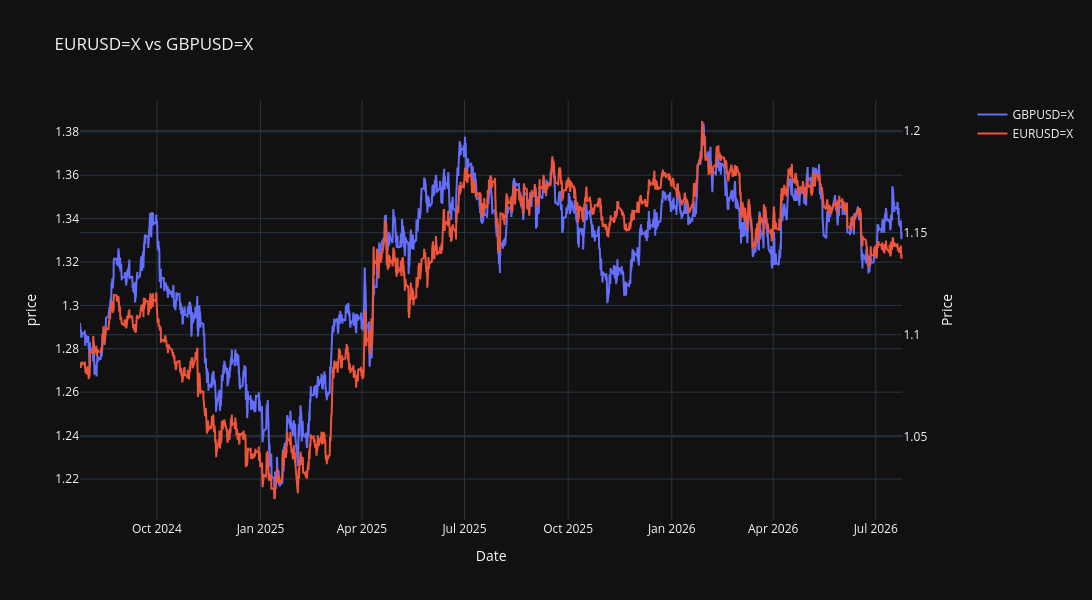

Write notebook code for a chart like this one.
### Markdown cell above
## Plot of both tickers

### Code cell
# Create figure with secondary y-axis
fig = make_subplots(specs=[[{"secondary_y": True}]])

# Left y-axis
fig.add_trace(
    go.Scatter(
        x=df.index,
        y=df[ES_TICKER],
        mode="lines",
        name=ES_TICKER
    ),
    secondary_y=False
)

# Right y-axis
fig.add_trace(
    go.Scatter(
        x=df.index,
        y=df[NQ_TICKER],
        mode="lines",
        name=NQ_TICKER
    ),
    secondary_y=True
)

# Axis titles
fig.update_xaxes(title_text="Time")
fig.update_yaxes(title_text="Price", secondary_y=False)
fig.update_yaxes(title_text="Price", secondary_y=True)

fig.update_layout(
    title=f"{NQ_TICKER} vs {ES_TICKER}",
    xaxis_title="Date",
    yaxis_title="price",
    template="plotly_dark",
    height=600,
    width=1500
)

fig.show()

### Figure 1 — Plotly figure (JSON) as saved in the notebook; plotly's stock layout.template omitted (floating-point values rounded to 4 significant figures; data arrays with more than 128 entries replaced by an {"elided": "..."} marker saying what was removed)
{"data": [{"mode": "lines", "name": "GBPUSD=X", "type": "scatter", "x": {"elided": "12348 str values"}, "xaxis": "x", "y": {"elided": "12348 float values"}, "yaxis": "y"}, {"mode": "lines", "name": "EURUSD=X", "type": "scatter", "x": {"elided": "12348 str values"}, "xaxis": "x", "y": {"elided": "12348 float values"}, "yaxis": "y2"}], "layout": {"height": 600, "title": {"text": "EURUSD=X vs GBPUSD=X"}, "width": 1500, "xaxis": {"anchor": "y", "domain": [0, 0.94], "title": {"text": "Date"}}, "yaxis": {"anchor": "x", "domain": [0, 1], "title": {"text": "price"}}, "yaxis2": {"anchor": "x", "overlaying": "y", "side": "right", "title": {"text": "Price"}}}}
